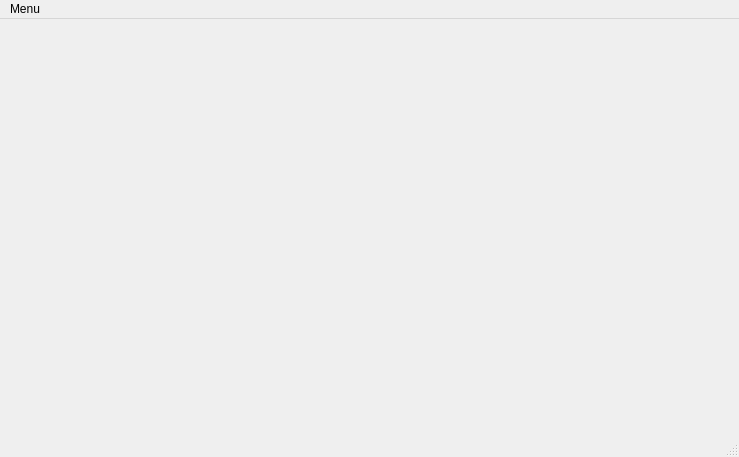
<?xml version="1.0" encoding="UTF-8"?>
<ui version="4.0">
 <class>MainWindow</class>
 <widget class="QMainWindow" name="MainWindow">
  <property name="geometry">
   <rect>
    <x>0</x>
    <y>0</y>
    <width>739</width>
    <height>457</height>
   </rect>
  </property>
  <property name="windowTitle">
   <string>MainWindow</string>
  </property>
  <widget class="QWidget" name="centralwidget"/>
  <widget class="QMenuBar" name="menubar">
   <property name="geometry">
    <rect>
     <x>0</x>
     <y>0</y>
     <width>739</width>
     <height>21</height>
    </rect>
   </property>
   <widget class="QMenu" name="menuMenu">
    <property name="title">
     <string>Menu</string>
    </property>
    <addaction name="actionStock"/>
    <addaction name="actionhistory"/>
    <addaction name="actionclients"/>
    <addaction name="actionemployees"/>
    <addaction name="actionregister"/>
    <addaction name="separator"/>
    <addaction name="actionexit"/>
   </widget>
   <addaction name="menuMenu"/>
  </widget>
  <widget class="QStatusBar" name="statusbar"/>
  <action name="actionStock">
   <property name="text">
    <string>Stock</string>
   </property>
  </action>
  <action name="actionhistory">
   <property name="text">
    <string>history</string>
   </property>
  </action>
  <action name="actionclients">
   <property name="text">
    <string>clients</string>
   </property>
  </action>
  <action name="actionemployees">
   <property name="text">
    <string>employees</string>
   </property>
  </action>
  <action name="actionregister">
   <property name="text">
    <string>register</string>
   </property>
  </action>
  <action name="actionexit">
   <property name="text">
    <string>Logoff</string>
   </property>
  </action>
 </widget>
 <resources/>
 <connections/>
</ui>
